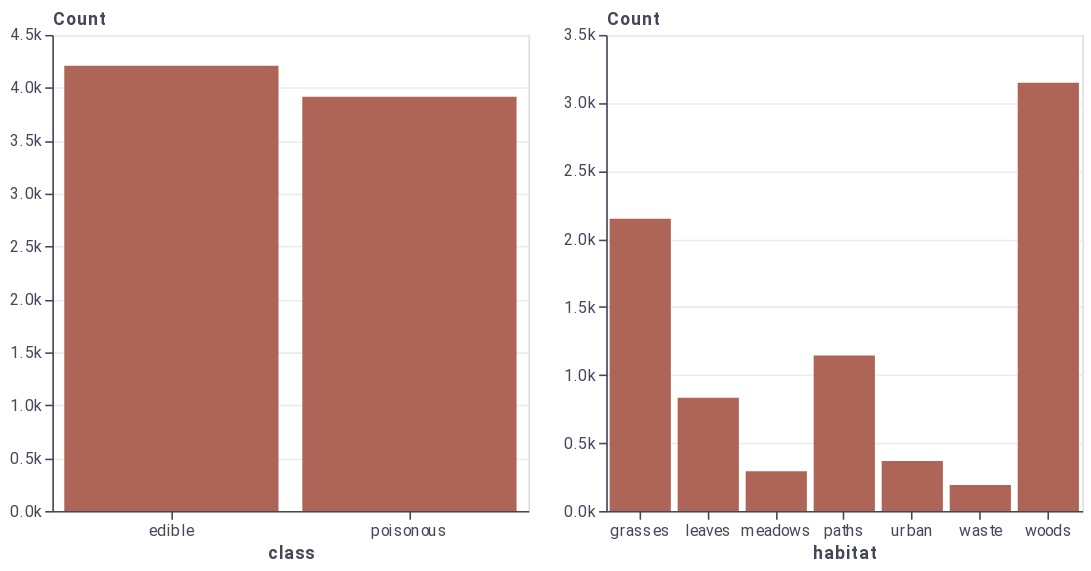

The notebook cell this image was saved under:
### Code cell
count_bar_chart(data, "class") | count_bar_chart(data, "habitat")

### Figure 1 — Vega-Lite specification as saved in the notebook (floating-point values rounded to 4 significant figures; data arrays with more than 128 entries replaced by an {"elided": "..."} marker saying what was removed)
{"config": {"title": {"font": "Roboto", "color": "#44475A"}, "axisX": {"labelFont": "Roboto", "titleFont": "Roboto", "gridColor": "#EBEBEB", "labelColor": "#44475A", "tickColor": "#44475A", "titleColor": "#44475A", "domainColor": "#44475A", "labelAngle": 0}, "axisY": {"labelFont": "Roboto", "titleFont": "Roboto", "gridColor": "#EBEBEB", "labelColor": "#44475A", "tickColor": "#44475A", "titleColor": "#44475A", "domainColor": "#44475A", "titleAngle": 0, "titleAlign": "left", "titleY": -5, "titleX": 0}, "header": {"labelFont": "Roboto", "titleFont": "Roboto", "labelColor": "#44475A", "titleColor": "#44475A"}, "legend": {"labelFont": "Roboto", "titleFont": "Roboto", "labelColor": "#44475A", "titleColor": "#44475A"}, "text": {"color": "#44475A"}, "rule": {"color": "#44475A"}, "background": "#FFFFFF", "view": {"fill": "#FFFFFF"}}, "hconcat": [{"mark": {"type": "bar", "color": "#AF6458"}, "encoding": {"tooltip": [{"type": "nominal", "field": "class"}, {"type": "quantitative", "aggregate": "count", "field": "*", "format": ",", "title": "Count"}], "x": {"type": "nominal", "field": "class"}, "y": {"type": "quantitative", "aggregate": "count", "axis": {"format": "s", "title": "Count"}, "field": "*"}}, "height": 300, "width": 300}, {"mark": {"type": "bar", "color": "#AF6458"}, "encoding": {"tooltip": [{"type": "nominal", "field": "habitat"}, {"type": "quantitative", "aggregate": "count", "field": "*", "format": ",", "title": "Count"}], "x": {"type": "nominal", "field": "habitat"}, "y": {"type": "quantitative", "aggregate": "count", "axis": {"format": "s", "title": "Count"}, "field": "*"}}, "height": 300, "width": 300}], "data": {"name": "data-072dc82f0cd18b124efad58013b35a07"}, "$schema": "https://vega.github.io/schema/vega-lite/v4.8.1.json", "datasets": {"data-072dc82f0cd18b124efad58013b35a07": {"elided": "8124 records"}}}
